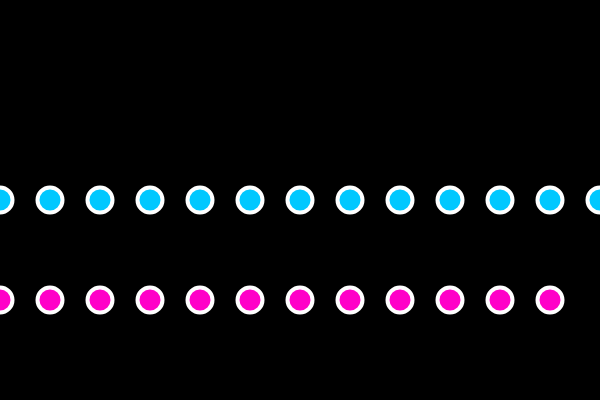
Frame 1 (no input)
Frame 60 (no input): identical to frame 1, image omitted
Frame 120 (the mouse pressed at the canvas centre since frame 60): identical to frame 1, image omitted

The p5.js sketch that drew this single still picture (run headless with seeded random() and noise() and a simulated clock; from frame 60 on, the mouse is pressed at the canvas centre):

// p5.js sketch
// ── sketch.js
function setup() {
    createCanvas(600, 400);
}

function draw() {
    background(0);

    stroke(255);
    strokeWeight(4);


    var x = 0;

    while (x <= width) {
        fill(0, 200, 255);
        ellipse(x, 200, 25, 25);
        x = x + 50;
    }


    for(var x = 0; x < width; x +=50){
        fill(255, 0, 200);
        ellipse(x, 300, 25, 25)
    }
}
